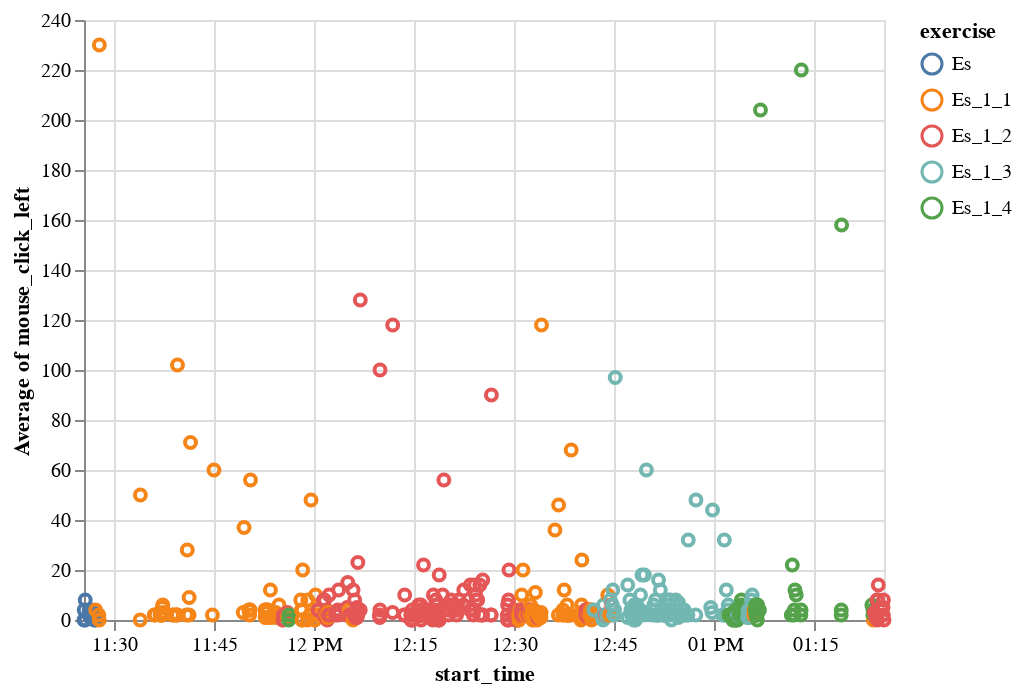

The notebook cell saved with this chart:
### Code cell
alt.Chart(session1_stu1).mark_point(interpolate='step-after').encode(
    alt.X('start_time:T'),
    alt.Y('average(mouse_click_left)'),
    color=alt.Color('exercise:N')
)

### Figure 1 — Vega-Lite specification as saved in the notebook (floating-point values rounded to 4 significant figures; data arrays with more than 128 entries replaced by an {"elided": "..."} marker saying what was removed)
{"config": {"view": {"continuousWidth": 400, "continuousHeight": 300}}, "data": {"name": "data-c5a17859fbcd351a06e9b5d1b6341029"}, "mark": {"type": "point", "interpolate": "step-after"}, "encoding": {"color": {"type": "nominal", "field": "exercise"}, "x": {"type": "temporal", "field": "start_time"}, "y": {"type": "quantitative", "aggregate": "average", "field": "mouse_click_left"}}, "$schema": "https://vega.github.io/schema/vega-lite/v4.8.1.json", "datasets": {"data-c5a17859fbcd351a06e9b5d1b6341029": {"elided": "591 records"}}}
